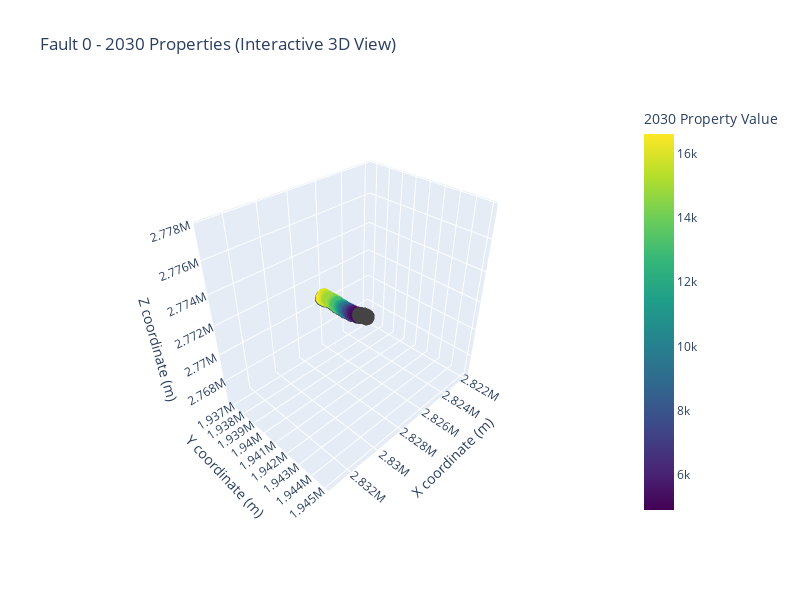

The code cell stored with this chart in its notebook:
### Code cell
from plot_fault_properties import plot_fault_properties_interactive
import matplotlib.pyplot as plt

# For a single year visualization
fig = plot_fault_properties_interactive(
    fault_table_path = 'data/case1_pres_fault_table.csv',
    fault_id = 0,
    year_column = '2030'
)
fig.show()

# # For timeseries analysis
# fig = plot_fault_timeseries(
#     fault_table_path='results/JD_Sula_2025_flow_fault.csv',
#     fault_id=1,  # Replace with your actual fault_id
#     year_columns=['2030', '2040', '2050', '2060', '2550', '3050']
# )
# plt.show()

### Figure 1 — Plotly figure (JSON) as saved in the notebook; plotly's stock layout.template omitted (floating-point values rounded to 4 significant figures; data arrays with more than 128 entries replaced by an {"elided": "..."} marker saying what was removed)
{"data": [{"hovertemplate": "<b>Fault 0</b><br>X: %{x:.2f}<br>Y: %{y:.2f}<br>Z: %{z:.2f}<br>Property Value: %{marker.color:.4f}<extra></extra>", "marker": {"color": {"elided": "9717 float values"}, "colorbar": {"title": {"text": "2030 Property Value"}}, "colorscale": [[0, "#440154"], [0.1111, "#482878"], [0.2222, "#3e4989"], [0.3333, "#31688e"], [0.4444, "#26828e"], [0.5556, "#1f9e89"], [0.6667, "#35b779"], [0.7778, "#6ece58"], [0.8889, "#b5de2b"], [1, "#fde725"]], "opacity": 0.8, "size": 5}, "mode": "markers", "text": {"elided": "9717 str values"}, "type": "scatter3d", "x": {"elided": "9717 float values"}, "y": {"elided": "9717 float values"}, "z": {"elided": "9717 float values"}}], "layout": {"height": 600, "scene": {"camera": {"eye": {"x": 1.5, "y": 1.5, "z": 1.5}}, "xaxis": {"title": {"text": "X coordinate (m)"}}, "yaxis": {"title": {"text": "Y coordinate (m)"}}, "zaxis": {"title": {"text": "Z coordinate (m)"}}}, "title": {"text": "Fault 0 - 2030 Properties (Interactive 3D View)"}, "width": 800}}
